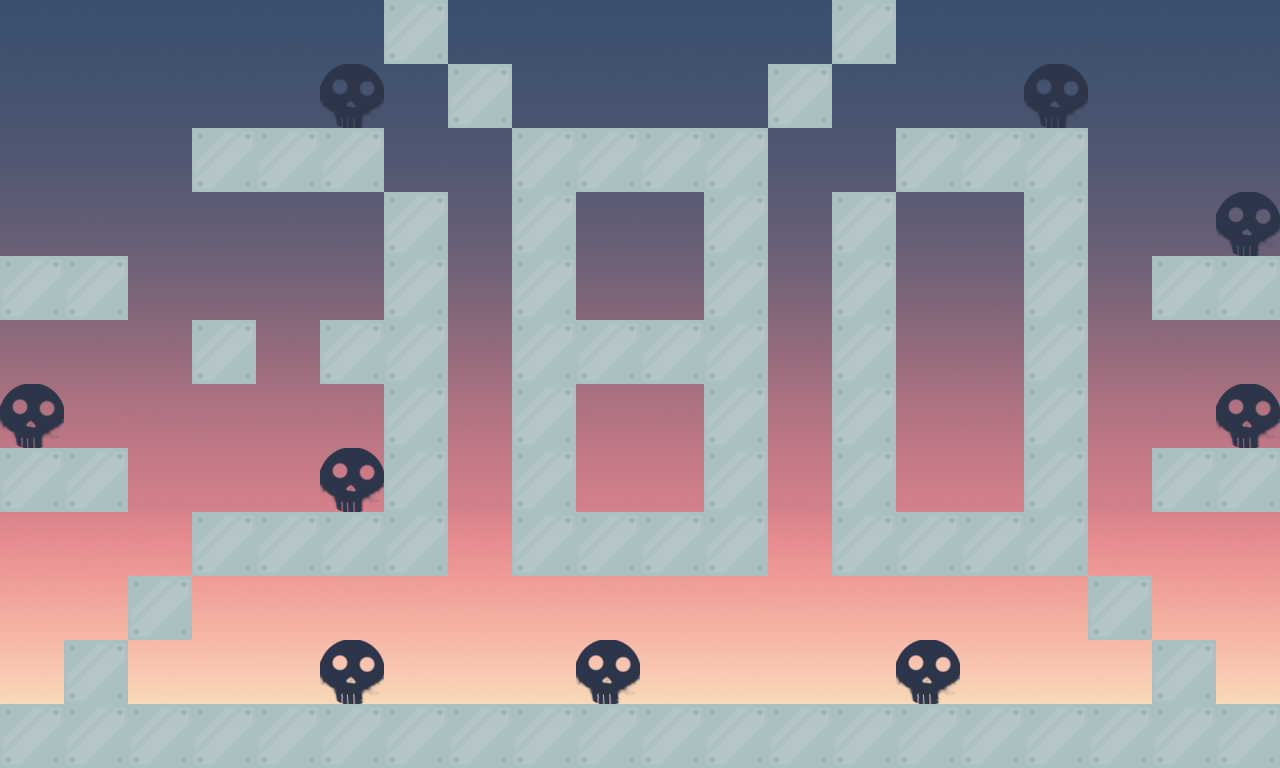

Below is a game level as drawn by its tile map, then a one-line description and the .tmx that defines it (tile-layer data replaced by summaries):
An orthogonal 20x12 tile map with 64x64 px tiles, 2 tile layers (level, GameElement), 2 tilesets, 1 image layer and 21 objects.

<map version="1.0" orientation="orthogonal" renderorder="right-down" width="20" height="12" tilewidth="64" tileheight="64" nextobjectid="27">
 <tileset firstgid="1" name="level_tileset" tilewidth="64" tileheight="64" tilecount="1" columns="1">
  <image source="../assets/Tiles/level_tileset.png" trans="ff00ff" width="64" height="64" />
 </tileset>
 <tileset firstgid="2" name="GameElement_tileset" tilewidth="64" tileheight="64" tilecount="3" columns="3">
  <image source="../assets/Tiles/GameElement_tileset.png" trans="ff00ff" width="192" height="64" />
 </tileset>
 <imagelayer name="bg">
  <image source="../assets/BG/Sky/sky_pink_purple.png" />
 </imagelayer>
 <layer name="level" width="20" height="12">
  <data>[240 cells, 87 non-empty, 1 distinct tile ids]</data>
 </layer>
 <objectgroup name="objects">
  <object id="2" x="193.333" y="130.667" width="189.333" height="60" />
  <object id="3" x="192" y="321.333" width="64" height="62.6667" />
  <object id="5" x="193.333" y="513.333" width="188" height="61.3333" />
  <object id="6" x="384" y="192" width="62.6667" height="382.667" />
  <object id="8" x="386.667" y="1.33333" width="61.3333" height="64" />
  <object id="10" x="449.333" y="68" width="62.6667" height="58.6667" />
  <object id="11" x="513.333" y="129.333" width="253.333" height="444" />
  <object id="13" x="833.333" y="196" width="254.667" height="377.333" />
  <object id="14" x="898.667" y="128" width="188" height="66.6667" />
  <object id="15" x="769.333" y="64" width="60" height="61.3333" />
  <object id="16" x="832" y="-1.33333" width="64" height="65.3333" />
  <object id="17" x="65.3333" y="641.333" width="61.3333" height="61.3333" />
  <object id="18" x="126.667" y="574.667" width="65.3333" height="64" />
  <object id="19" x="2.66667" y="704" width="1277.33" height="62.6667" />
  <object id="20" x="1089.33" y="576" width="62.6667" height="61.3333" />
  <object id="21" x="1156" y="642.667" width="60" height="60" />
  <object id="22" x="321.333" y="320" width="62.6667" height="62.6667" />
  <object id="23" x="-1.33333" y="260" width="129.333" height="57.3333" />
  <object id="24" x="-1.33333" y="450.667" width="129.333" height="58.6667" />
  <object id="25" x="1150.67" y="253.333" width="129.333" height="64" />
  <object id="26" x="1152" y="445.333" width="125.333" height="65.3333" />
 </objectgroup>
 <layer name="GameElement" width="20" height="12">
  <data>[240 cells, 9 non-empty, 1 distinct tile ids]</data>
 </layer>
</map>
